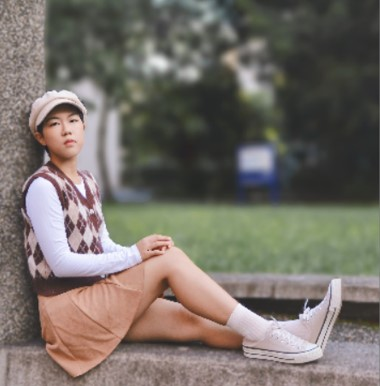
#> input picture Assignment_3/test_input.jpg, 380 x 386 px
$ python Assignment_3.py
#> lines starting #> are read from the running program, lines starting #| are printed output that depends on the picture
# python Assignment_3.py

import cv2
import numpy as np


#讀入並顯示影像 imgC -> imgG
imgC = cv2.imread('test_input.jpg')
#> imgC is the input picture: shape (386, 380, 3); mean B, G, R 103.8, 111.1, 118.1
imgG = cv2.cvtColor(imgC,cv2.COLOR_BGR2GRAY)
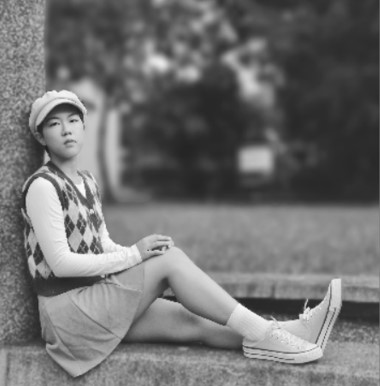
#> imgG: shape (386, 380); min 32, max 253, mean 112.4
cv2.namedWindow('test_input', cv2.WINDOW_NORMAL)
cv2.imshow('test_input', imgC)
cv2.waitKey(0)
cv2.destroyAllWindows()

zero_channel = np.zeros(imgC.shape[0:2], dtype = "uint8")
B, G, R = cv2.split(imgC)
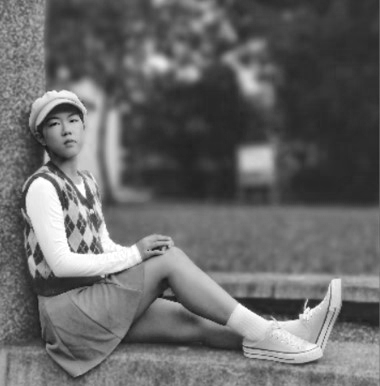
#> B: shape (386, 380); min 21, max 255, mean 103.8
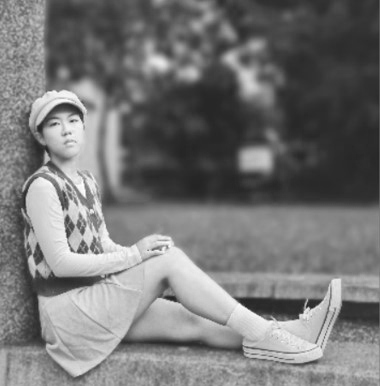
#> R: shape (386, 380); min 35, max 255, mean 118.1
print(B)
#> (printed output is left out)
print("--------------------")
print(G)
#> (printed output is left out)
print("--------------------")
print(R)
#> (printed output is left out)
print("==========================================")


#製作G’
hist, bins = np.histogram(imgG.flatten(), 256, [0, 256]) # 計算灰度直方圖
#> hist = 256 values, max 2179 at index 48, min 0 at index 0, mean 573; bins = 257 values from 0 to 256
cdf = hist.cumsum() # 計算累積分布函數
#> cdf = 256 values from 0 to 146680
cdf_scaled = ((cdf - cdf.min()) * 255 / (cdf.max() - cdf.min())) # 將累積分布函數縮放到 0 至 255 之間
#> cdf_scaled = 256 values from 0 to 255
imgGG = cv2.LUT(imgG, cdf_scaled) # 將像素值重新映射
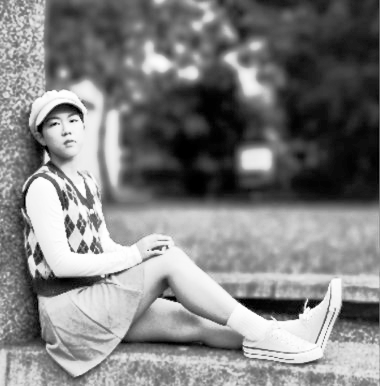
#> imgGG: shape (386, 380) float64; min 0.00174, max 255, mean 128.4


#處理影像 (r’,g’,b’) = (r,g,b) X G’ / G
height, width = imgG.shape
#> height = 386; width = 380
print("影像大小為：",imgC.shape)
#| 影像大小為： (386, 380, 3)
print("開始處理影像")

for i in range(height):
	for j in range(width):
		t=imgGG[i][j]/imgG[i][j]
		B[i][j]=(B[i][j])*t
		G[i][j]=(G[i][j])*t
		R[i][j]=(R[i][j])*t
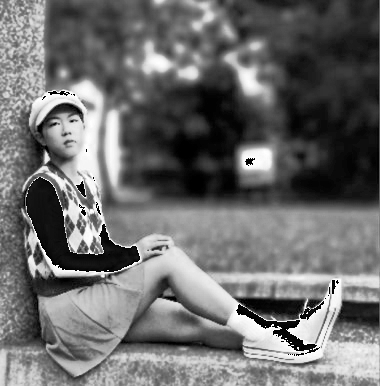
#> B: shape (386, 380); min 0, max 255, mean 108.7
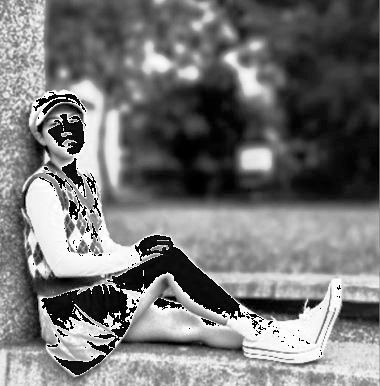
#> R: shape (386, 380); min 0, max 255, mean 118.5


print(B)
#> (printed output is left out)
print("--------------------")
print(G)
#> (printed output is left out)
print("--------------------")
print(R)
#> (printed output is left out)


imgC = cv2.merge([B,G,R])
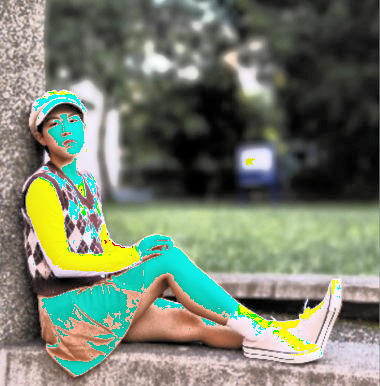
#> imgC: shape (386, 380, 3); mean B, G, R 108.7, 126.2, 118.5

#新圖片存檔
cv2.imwrite('test_output.jpg', imgC)
print("test_output.jpg is SAVED~")


cv2.namedWindow('test_output', cv2.WINDOW_NORMAL)
cv2.imshow('test_output', imgC)
cv2.waitKey(0)
cv2.destroyAllWindows()
